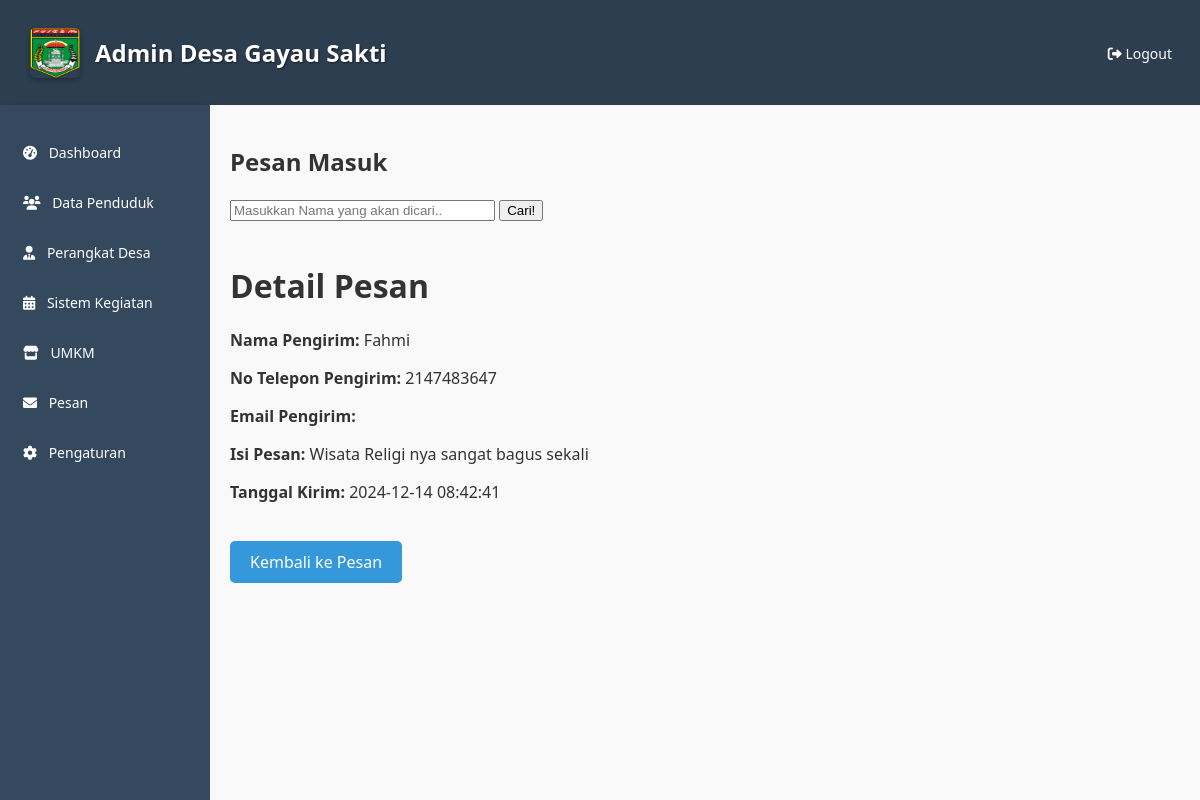
/KKN/lihat_pesan.php?nama_pengirim=Fahmi, run on the app's committed database.
### tables this page shows
CREATE TABLE `pesan` (
  `nama_pengirim` varchar(100) NOT NULL,
  `no_telepon` char(13) NOT NULL,
  `email` varchar(50) NOT NULL,
  `isi_pesan` text NOT NULL,
  `tanggal_kirim` timestamp NOT NULL DEFAULT current_timestamp()
);

### KKN/lihat_pesan.php (the view, shortened to what this page needs)
<?php
include 'koneksi.php';
if (isset($_GET['nama_pengirim'])) {
    $nama_pengirim = mysqli_real_escape_string($con, $_GET['nama_pengirim']);
    $query = "SELECT * FROM pesan WHERE nama_pengirim='$nama_pengirim'";
    $result = mysqli_query($con, $query);
    $data = mysqli_fetch_assoc($result);
} else {
}
?>
<!DOCTYPE html>
<html lang="id">
<head>
    <link rel="stylesheet" href="https://cdnjs.cloudflare.com/ajax/libs/font-awesome/6.0.0-beta3/css/all.min.css">
</head>
<body>
    <div class="container">
    <header>
    <div style="display: flex; align-items: center; padding: 10px;">
        <img src="images/lampungtengah.png" alt="Logo" style="width: 50px; height: 50px; margin-right: 15px; border-radius: 5px; box-shadow: 0 2px 5px rgba(0, 0, 0, 0.3);">
        <h1 style="font-size: 24px; font-weight: bold; color: #ffffff; text-shadow: 1px 1px 2px rgba(0, 0, 0, 0.5);">Admin Desa Gayau Sakti</h1>
    </div>
    <nav>
        <ul>
            <li><a href="logout.php"><i class="fas fa-sign-out-alt"></i> Logout</a></li>
        </ul>
    </nav>
</header>
        <div class="main-content">
            <aside>
            <ul>
                    <li><a href="dashboard.php"><i class="fas fa-tachometer-alt"></i> Dashboard</a></li>
                    <li><a href="pesan.php"><i class="fas fa-users"></i> Data Penduduk</a></li>
                    <li><a href="perangkat_desa.php"><i class="fas fa-user-tie"></i> Perangkat Desa</a></li>
                    <li><a href="data_kegiatan.php"><i class="fas fa-calendar-alt"></i> Sistem Kegiatan</a></li>
                    <li><a href="umkm.php"><i class="fas fa-store"></i> UMKM </a></li>
                    <li><a href="pesan.php"><i class="fas fa-envelope"></i> Pesan</a></li>
                    <li><a href="pengaturan.php"><i class="fas fa-cog"></i> Pengaturan</a></li>
                </ul>
            </aside>
            <main>
                <h2>Pesan Masuk</h2>
                <form action="" method="post">
                    <input type="text" name="keyword" size="30" autofocus placeholder="Masukkan Nama yang akan dicari.." autocomplete="off">
                    <button type="submit" name="cari">Cari!</button>
                </form>
            <br>
<body>
    <h1>Detail Pesan</h1>
    <?php if ($data): ?>
        <p><strong>Nama Pengirim:</strong> <?php echo $data['nama_pengirim']; ?></p>
        <p><strong>No Telepon Pengirim:</strong> <?php echo $data['no_telepon']; ?></p>
        <p><strong>Email Pengirim:</strong> <?php echo $data['email']; ?></p>
        <p><strong>Isi Pesan:</strong> <?php echo $data['isi_pesan']; ?></p>
        <p><strong>Tanggal Kirim:</strong> <?php echo $data['tanggal_kirim']; ?></p>
    <?php else: ?>
        <p>Pesan tidak ditemukan.</p>
    <?php endif; ?>
<br>
<a href="pesan.php" class="btn-back">Kembali ke Pesan</a>
</body>
</html>

### KKN/lihat_pesan.php (style rules this page uses)
body { font-family: 'Segoe UI', Tahoma, Geneva, Verdana, sans-serif; background-color: #f9f9f9; margin: 0; padding: 0; color: #333; }
.container { display: flex; flex-direction: column; height: 100vh; }
header { background: #2c3e50; color: white; padding: 10px 20px; display: flex; justify-content: space-between; align-items: center; box-shadow: 0 2px 5px rgba(0, 0, 0, 0.1); }
.main-content { display: flex; flex: 1; }
aside { width: 180px; background: #34495e; color: white; padding: 15px; box-shadow: 2px 0 5px rgba(0, 0, 0, 0.1); }
aside ul { list-style: none; padding: 0; margin: 0; }
aside ul li { margin: 15px 0; }
aside ul li a { color: white; text-decoration: none; font-size: 14px; display: block; padding: 8px; transition: background 0.3s; }
aside ul li a i { margin-right: 8px; }
main { flex: 1; padding: 20px; background-color: #f9f9f9; overflow-y: auto; }
nav ul { list-style: none; margin: 0; padding: 0; }
nav ul li { display: inline; }
nav ul li a { color: white; text-decoration: none; font-size: 14px; padding: 8px; transition: color 0.3s; }
.btn-back { display: inline-block; padding: 10px 20px; background-color: #3498db; color: white; border: none; border-radius: 5px; text-decoration: none; font-size: 16px; transition: background-color 0.3s, transform 0.3s; }

### data on the page
pesan: nama_pengirim "Fahmi", no_telepon "2147483647", isi_pesan "Wisata Religi nya sangat bagus sekali", tanggal_kirim "2024-12-14 08:42:41"
